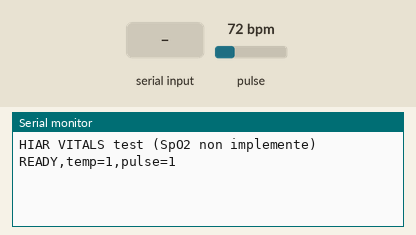
Simulated run of this sketch. Board: ESP32. On the bench: the last lines printed to the serial monitor. The inputs (shaded band) are chosen by the test bench; at power-on: pulse 72 bpm.

Above: at 1.5 s.
1.6 s: "MEASURE\n" received over Serial
At 2.8 s:
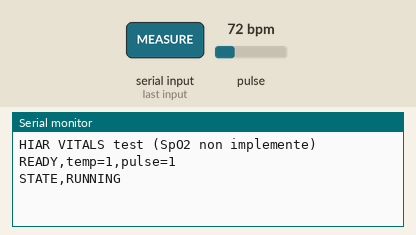
3.1 s: "STOP\n" received over Serial
At 4.3 s:
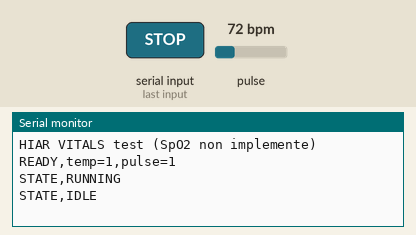
4.6 s: "PING\n" received over Serial
At 5.4 s:
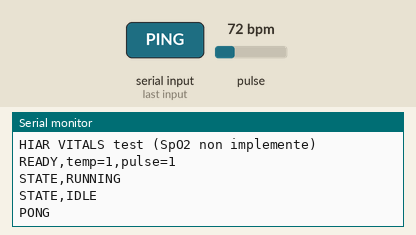
6.1 s: "1\n" received over Serial
At 6.5 s:
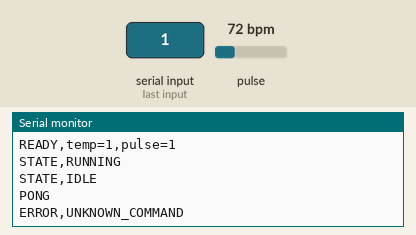

The sketch:

HIAR_VITALS_ESP32_test.ino
```cpp
// HIAR - Acquisition des signes vitaux (ESP32) - sketch dédié, test.
// DS18B20 : DATA sur GPIO23 (+ 4,7 kOhm vers 3V3).
// MAX30102 : SDA sur GPIO21, SCL sur GPIO22.
// SpO2 : NON implémenté, toujours NA. Mesures indicatives, non diagnostiques.
//
// Protocole série (115200 bauds, lignes terminées par \n) :
//   commandes : MEASURE, STOP, STATUS, PING
//   réponses  : READY,temp=0|1,pulse=0|1
//               STATE,RUNNING
//               RESULT,temperature_c=<x|NA>,heart_rate_bpm=<x|NA>,spo2_percent=NA
//               STATE,DONE | STATE,IDLE | ERROR,<raison> | PONG

#include <Wire.h>
#include <OneWire.h>
#include <DallasTemperature.h>
#include "MAX30105.h"
#include "heartRate.h"

const int ONE_WIRE_PIN = 23;

const unsigned long SESSION_MAX_MS = 20000;
const long FINGER_MIN_IR = 50000;
const int BEATS_TARGET = 8;
const int BEATS_MIN = 5;
const float BPM_MIN = 40.0f;
const float BPM_MAX = 200.0f;
const float TEMP_MIN_C = 25.0f;   // plausibilité capteur, pas une plage clinique
const float TEMP_MAX_C = 45.0f;
const int RECENT_SIZE = 4;

OneWire oneWire(ONE_WIRE_PIN);
DallasTemperature tempSensor(&oneWire);
MAX30105 pulseSensor;

bool tempReady = false;
bool pulseReady = false;

bool running = false;
unsigned long sessionStart = 0;
unsigned long lastBeatMs = 0;
bool haveLastBeat = false;
int beatCount = 0;
float recent[RECENT_SIZE];
int recentIdx = 0;
int recentCount = 0;

String line = "";

void printReady() {
  Serial.print("READY,temp=");
  Serial.print(tempReady ? 1 : 0);
  Serial.print(",pulse=");
  Serial.println(pulseReady ? 1 : 0);
}

void resetSession() {
  haveLastBeat = false;
  lastBeatMs = 0;
  beatCount = 0;
  recentIdx = 0;
  recentCount = 0;
}

void startSession() {
  if (!tempReady && !pulseReady) {
    Serial.println("ERROR,NO_SENSOR");
    return;
  }
  resetSession();
  running = true;
  sessionStart = millis();
  Serial.println("STATE,RUNNING");
}

void finishSession() {
  running = false;

  bool tempOk = false;
  float t = 0.0f;
  if (tempReady) {
    tempSensor.requestTemperatures();
    t = tempSensor.getTempCByIndex(0);
    tempOk = (t != DEVICE_DISCONNECTED_C) && t >= TEMP_MIN_C && t <= TEMP_MAX_C;
  }

  bool bpmOk = false;
  float bpm = 0.0f;
  if (pulseReady && beatCount >= BEATS_MIN && recentCount > 0) {
    float sum = 0.0f;
    for (int i = 0; i < recentCount; i++) sum += recent[i];
    bpm = sum / recentCount;
    bpmOk = bpm >= BPM_MIN && bpm <= BPM_MAX;
  }

  Serial.print("RESULT,temperature_c=");
  if (tempOk) Serial.print(t, 1); else Serial.print("NA");
  Serial.print(",heart_rate_bpm=");
  if (bpmOk) Serial.print((int)(bpm + 0.5f)); else Serial.print("NA");
  Serial.println(",spo2_percent=NA");
  Serial.println("STATE,DONE");
}

void handleCommand(const String &cmd) {
  if (cmd == "MEASURE") {
    if (running) Serial.println("ERROR,BUSY"); else startSession();
  } else if (cmd == "STOP") {
    running = false;
    Serial.println("STATE,IDLE");
  } else if (cmd == "STATUS") {
    printReady();
  } else if (cmd == "PING") {
    Serial.println("PONG");
  } else if (cmd.length() > 0) {
    Serial.println("ERROR,UNKNOWN_COMMAND");
  }
}

void readSerial() {
  while (Serial.available() > 0) {
    char c = (char)Serial.read();
    if (c == '\n' || c == '\r') {
      line.trim();
      handleCommand(line);
      line = "";
    } else if (line.length() < 24) {
      line += c;
    } else {
      line = "";
      Serial.println("ERROR,OVERFLOW");
    }
  }
}

void updateMeasure() {
  if (!running) return;

  if (millis() - sessionStart >= SESSION_MAX_MS) {
    finishSession();
    return;
  }

  if (pulseReady) {
    long ir = pulseSensor.getIR();
    if (ir < FINGER_MIN_IR) {
      // Pas de doigt : on repart de zéro pour ne jamais moyenner du bruit.
      resetSession();
      return;
    }
    if (checkForBeat(ir)) {
      unsigned long now = millis();
      if (haveLastBeat) {
        float bpm = 60000.0f / (float)(now - lastBeatMs);
        if (bpm >= BPM_MIN && bpm <= BPM_MAX) {
          recent[recentIdx] = bpm;
          recentIdx = (recentIdx + 1) % RECENT_SIZE;
          if (recentCount < RECENT_SIZE) recentCount++;
          beatCount++;
        }
      }
      lastBeatMs = now;
      haveLastBeat = true;
      if (beatCount >= BEATS_TARGET) finishSession();
    }
  }
}

void setup() {
  Serial.begin(115200);
  delay(300);

  tempSensor.begin();
  tempReady = tempSensor.getDeviceCount() > 0;

  Wire.begin();  // SDA 21, SCL 22 par défaut
  pulseReady = pulseSensor.begin(Wire, I2C_SPEED_FAST);
  if (pulseReady) {
    pulseSensor.setup();
    pulseSensor.setPulseAmplitudeRed(0x0A);
    pulseSensor.setPulseAmplitudeGreen(0);
  }

  Serial.println("HIAR VITALS test (SpO2 non implemente)");
  printReady();
}

void loop() {
  readSerial();
  updateMeasure();
}
```

Measured:
- after the input at 1.6 s, the serial monitor: prints a new line at once (image 1)
- after the input at 3.1 s, the serial monitor: prints a new line at once (image 2)
- after the input at 4.6 s, the serial monitor: prints a new line at once (image 3)
- after the input at 6.1 s, the serial monitor: prints a new line at once (image 4)
